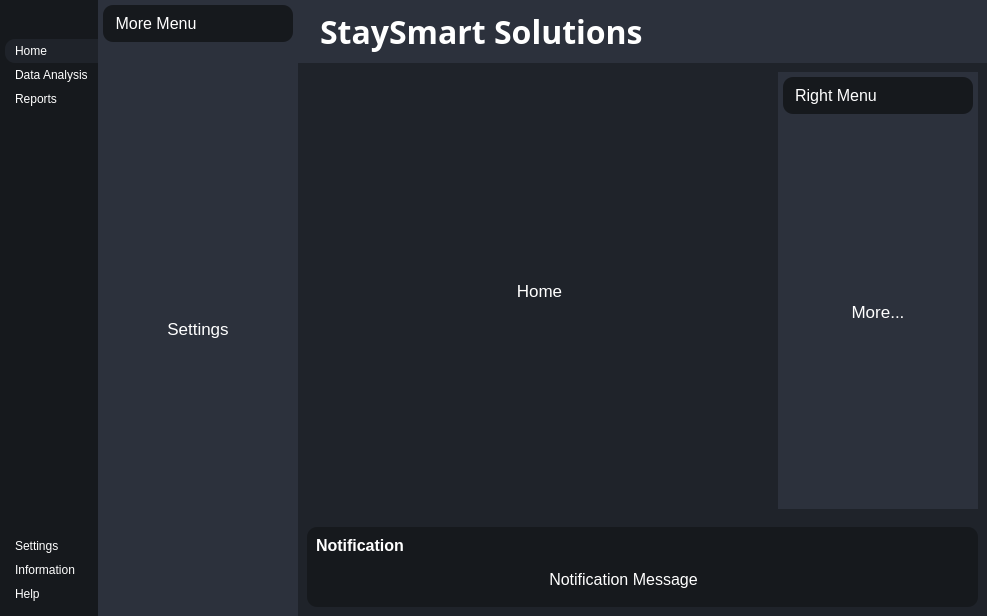
<?xml version="1.0" encoding="UTF-8"?>
<ui version="4.0">
 <class>MainWindow</class>
 <widget class="QMainWindow" name="MainWindow">
  <property name="geometry">
   <rect>
    <x>0</x>
    <y>0</y>
    <width>987</width>
    <height>616</height>
   </rect>
  </property>
  <property name="windowTitle">
   <string>MainWindow</string>
  </property>
  <property name="styleSheet">
   <string notr="true">*{
	border: none;
	background-color: transparent;
	background: transparent;
	padding: 0;
	margin: 0;
	color:#fff;
}
#centralwidget{
	background-color: #1f232a;
}
#leftMenuSubContainer{
	background-color: #16191d;
}
#leftMenuSubContainer QPushButton{
	text-align: left;
	padding: 5px 10px;
	border-top-left-radius: 10px;
	border-bottom-left-radius: 10px;
}
#centerMenuSubContainer, #rightMenuSubContainer{
	background-color: #2c313c;
}
#frame_4, #frame_8, #popUpNotificationSubContainer{
	background-color: #16191d;
	border-radius: 10px;
}
#headerContainer{
	background-color: #2c313c;
}
</string>
  </property>
  <widget class="QWidget" name="centralwidget">
   <layout class="QHBoxLayout" name="horizontalLayout">
    <property name="spacing">
     <number>0</number>
    </property>
    <property name="leftMargin">
     <number>0</number>
    </property>
    <property name="topMargin">
     <number>0</number>
    </property>
    <property name="rightMargin">
     <number>0</number>
    </property>
    <property name="bottomMargin">
     <number>0</number>
    </property>
    <item alignment="Qt::AlignLeft">
     <widget class="QWidget" name="leftMenuContainer" native="true">
      <layout class="QVBoxLayout" name="verticalLayout">
       <property name="spacing">
        <number>0</number>
       </property>
       <property name="leftMargin">
        <number>0</number>
       </property>
       <property name="topMargin">
        <number>0</number>
       </property>
       <property name="rightMargin">
        <number>0</number>
       </property>
       <property name="bottomMargin">
        <number>0</number>
       </property>
       <item alignment="Qt::AlignLeft">
        <widget class="QWidget" name="leftMenuSubContainer" native="true">
         <layout class="QVBoxLayout" name="verticalLayout_2">
          <property name="spacing">
           <number>0</number>
          </property>
          <property name="leftMargin">
           <number>5</number>
          </property>
          <property name="topMargin">
           <number>5</number>
          </property>
          <property name="rightMargin">
           <number>0</number>
          </property>
          <property name="bottomMargin">
           <number>0</number>
          </property>
          <item alignment="Qt::AlignTop">
           <widget class="QFrame" name="frame">
            <property name="frameShape">
             <enum>QFrame::StyledPanel</enum>
            </property>
            <property name="frameShadow">
             <enum>QFrame::Raised</enum>
            </property>
            <layout class="QHBoxLayout" name="horizontalLayout_2">
             <property name="spacing">
              <number>0</number>
             </property>
             <property name="leftMargin">
              <number>0</number>
             </property>
             <property name="topMargin">
              <number>0</number>
             </property>
             <property name="rightMargin">
              <number>0</number>
             </property>
             <property name="bottomMargin">
              <number>0</number>
             </property>
             <item>
              <widget class="QPushButton" name="menuBtn">
               <property name="toolTip">
                <string>Menu</string>
               </property>
               <property name="text">
                <string/>
               </property>
               <property name="icon">
                <iconset resource="resources.qrc">
                 <normaloff>:/icons/Icons/align-justify.svg</normaloff>:/icons/Icons/align-justify.svg</iconset>
               </property>
               <property name="iconSize">
                <size>
                 <width>24</width>
                 <height>24</height>
                </size>
               </property>
              </widget>
             </item>
            </layout>
           </widget>
          </item>
          <item alignment="Qt::AlignTop">
           <widget class="QFrame" name="frame_2">
            <property name="sizePolicy">
             <sizepolicy hsizetype="Preferred" vsizetype="Preferred">
              <horstretch>0</horstretch>
              <verstretch>0</verstretch>
             </sizepolicy>
            </property>
            <property name="frameShape">
             <enum>QFrame::StyledPanel</enum>
            </property>
            <property name="frameShadow">
             <enum>QFrame::Raised</enum>
            </property>
            <layout class="QVBoxLayout" name="verticalLayout_3">
             <property name="spacing">
              <number>0</number>
             </property>
             <property name="leftMargin">
              <number>0</number>
             </property>
             <property name="topMargin">
              <number>10</number>
             </property>
             <property name="rightMargin">
              <number>0</number>
             </property>
             <property name="bottomMargin">
              <number>10</number>
             </property>
             <item>
              <widget class="QPushButton" name="homeBtn">
               <property name="toolTip">
                <string>Home</string>
               </property>
               <property name="styleSheet">
                <string notr="true">background-color: #1f232a;</string>
               </property>
               <property name="text">
                <string>Home</string>
               </property>
               <property name="icon">
                <iconset resource="resources.qrc">
                 <normaloff>:/icons/Icons/home.svg</normaloff>:/icons/Icons/home.svg</iconset>
               </property>
               <property name="iconSize">
                <size>
                 <width>24</width>
                 <height>24</height>
                </size>
               </property>
              </widget>
             </item>
             <item>
              <widget class="QPushButton" name="dataBtn">
               <property name="toolTip">
                <string>Data Analysis</string>
               </property>
               <property name="text">
                <string>Data Analysis</string>
               </property>
               <property name="icon">
                <iconset resource="resources.qrc">
                 <normaloff>:/icons/Icons/list.svg</normaloff>:/icons/Icons/list.svg</iconset>
               </property>
               <property name="iconSize">
                <size>
                 <width>24</width>
                 <height>24</height>
                </size>
               </property>
              </widget>
             </item>
             <item>
              <widget class="QPushButton" name="reportBtn">
               <property name="toolTip">
                <string>Reports</string>
               </property>
               <property name="text">
                <string>Reports</string>
               </property>
               <property name="icon">
                <iconset resource="resources.qrc">
                 <normaloff>:/icons/Icons/printer.svg</normaloff>:/icons/Icons/printer.svg</iconset>
               </property>
               <property name="iconSize">
                <size>
                 <width>24</width>
                 <height>24</height>
                </size>
               </property>
              </widget>
             </item>
            </layout>
           </widget>
          </item>
          <item>
           <spacer name="verticalSpacer">
            <property name="orientation">
             <enum>Qt::Vertical</enum>
            </property>
            <property name="sizeHint" stdset="0">
             <size>
              <width>20</width>
              <height>40</height>
             </size>
            </property>
           </spacer>
          </item>
          <item alignment="Qt::AlignBottom">
           <widget class="QFrame" name="frame_3">
            <property name="frameShape">
             <enum>QFrame::StyledPanel</enum>
            </property>
            <property name="frameShadow">
             <enum>QFrame::Raised</enum>
            </property>
            <layout class="QVBoxLayout" name="verticalLayout_4">
             <property name="spacing">
              <number>0</number>
             </property>
             <property name="leftMargin">
              <number>0</number>
             </property>
             <property name="topMargin">
              <number>10</number>
             </property>
             <property name="rightMargin">
              <number>0</number>
             </property>
             <property name="bottomMargin">
              <number>10</number>
             </property>
             <item>
              <widget class="QPushButton" name="settingsBtn">
               <property name="toolTip">
                <string>Settings</string>
               </property>
               <property name="text">
                <string>Settings</string>
               </property>
               <property name="icon">
                <iconset resource="resources.qrc">
                 <normaloff>:/icons/Icons/settings.svg</normaloff>:/icons/Icons/settings.svg</iconset>
               </property>
               <property name="iconSize">
                <size>
                 <width>24</width>
                 <height>24</height>
                </size>
               </property>
              </widget>
             </item>
             <item>
              <widget class="QPushButton" name="infoBtn">
               <property name="toolTip">
                <string>Information</string>
               </property>
               <property name="text">
                <string>Information</string>
               </property>
               <property name="icon">
                <iconset resource="resources.qrc">
                 <normaloff>:/icons/Icons/info.svg</normaloff>:/icons/Icons/info.svg</iconset>
               </property>
               <property name="iconSize">
                <size>
                 <width>24</width>
                 <height>24</height>
                </size>
               </property>
              </widget>
             </item>
             <item>
              <widget class="QPushButton" name="helpBtn">
               <property name="toolTip">
                <string>Help</string>
               </property>
               <property name="text">
                <string>Help</string>
               </property>
               <property name="icon">
                <iconset resource="resources.qrc">
                 <normaloff>:/icons/Icons/help-circle.svg</normaloff>:/icons/Icons/help-circle.svg</iconset>
               </property>
               <property name="iconSize">
                <size>
                 <width>24</width>
                 <height>24</height>
                </size>
               </property>
              </widget>
             </item>
            </layout>
           </widget>
          </item>
         </layout>
        </widget>
       </item>
      </layout>
     </widget>
    </item>
    <item>
     <widget class="QWidget" name="centerMenuContainer" native="true">
      <property name="minimumSize">
       <size>
        <width>200</width>
        <height>0</height>
       </size>
      </property>
      <layout class="QVBoxLayout" name="verticalLayout_5">
       <property name="spacing">
        <number>0</number>
       </property>
       <property name="leftMargin">
        <number>0</number>
       </property>
       <property name="topMargin">
        <number>0</number>
       </property>
       <property name="rightMargin">
        <number>0</number>
       </property>
       <property name="bottomMargin">
        <number>0</number>
       </property>
       <item alignment="Qt::AlignLeft">
        <widget class="QWidget" name="centerMenuSubContainer" native="true">
         <property name="minimumSize">
          <size>
           <width>200</width>
           <height>0</height>
          </size>
         </property>
         <layout class="QVBoxLayout" name="verticalLayout_6">
          <property name="spacing">
           <number>5</number>
          </property>
          <property name="leftMargin">
           <number>5</number>
          </property>
          <property name="topMargin">
           <number>5</number>
          </property>
          <property name="rightMargin">
           <number>5</number>
          </property>
          <property name="bottomMargin">
           <number>5</number>
          </property>
          <item alignment="Qt::AlignTop">
           <widget class="QFrame" name="frame_4">
            <property name="frameShape">
             <enum>QFrame::StyledPanel</enum>
            </property>
            <property name="frameShadow">
             <enum>QFrame::Raised</enum>
            </property>
            <layout class="QHBoxLayout" name="horizontalLayout_3">
             <property name="leftMargin">
              <number>12</number>
             </property>
             <item alignment="Qt::AlignVCenter">
              <widget class="QLabel" name="label">
               <property name="font">
                <font>
                 <pointsize>12</pointsize>
                </font>
               </property>
               <property name="text">
                <string>More Menu</string>
               </property>
               <property name="alignment">
                <set>Qt::AlignCenter</set>
               </property>
              </widget>
             </item>
             <item alignment="Qt::AlignRight|Qt::AlignVCenter">
              <widget class="QPushButton" name="pushButton">
               <property name="toolTip">
                <string>Close Menu</string>
               </property>
               <property name="text">
                <string/>
               </property>
               <property name="icon">
                <iconset resource="resources.qrc">
                 <normaloff>:/icons/Icons/x-circle.svg</normaloff>:/icons/Icons/x-circle.svg</iconset>
               </property>
               <property name="iconSize">
                <size>
                 <width>24</width>
                 <height>24</height>
                </size>
               </property>
              </widget>
             </item>
            </layout>
           </widget>
          </item>
          <item>
           <widget class="QStackedWidget" name="stackedWidget">
            <property name="minimumSize">
             <size>
              <width>0</width>
              <height>0</height>
             </size>
            </property>
            <property name="currentIndex">
             <number>0</number>
            </property>
            <widget class="QWidget" name="page_3">
             <layout class="QVBoxLayout" name="verticalLayout_7">
              <item>
               <widget class="QLabel" name="label_2">
                <property name="font">
                 <font>
                  <pointsize>13</pointsize>
                  <bold>false</bold>
                 </font>
                </property>
                <property name="text">
                 <string>Settings</string>
                </property>
                <property name="alignment">
                 <set>Qt::AlignCenter</set>
                </property>
               </widget>
              </item>
             </layout>
            </widget>
            <widget class="QWidget" name="page_4">
             <layout class="QVBoxLayout" name="verticalLayout_8">
              <item>
               <widget class="QLabel" name="label_3">
                <property name="font">
                 <font>
                  <pointsize>13</pointsize>
                  <bold>false</bold>
                 </font>
                </property>
                <property name="text">
                 <string>Information</string>
                </property>
                <property name="alignment">
                 <set>Qt::AlignCenter</set>
                </property>
               </widget>
              </item>
             </layout>
            </widget>
            <widget class="QWidget" name="page_5">
             <layout class="QVBoxLayout" name="verticalLayout_9">
              <item>
               <widget class="QLabel" name="label_4">
                <property name="font">
                 <font>
                  <pointsize>13</pointsize>
                  <bold>false</bold>
                 </font>
                </property>
                <property name="text">
                 <string>Help</string>
                </property>
                <property name="alignment">
                 <set>Qt::AlignCenter</set>
                </property>
               </widget>
              </item>
             </layout>
            </widget>
           </widget>
          </item>
         </layout>
        </widget>
       </item>
      </layout>
     </widget>
    </item>
    <item>
     <widget class="QWidget" name="mainBodyContainer" native="true">
      <property name="sizePolicy">
       <sizepolicy hsizetype="Expanding" vsizetype="Preferred">
        <horstretch>0</horstretch>
        <verstretch>0</verstretch>
       </sizepolicy>
      </property>
      <property name="styleSheet">
       <string notr="true"/>
      </property>
      <layout class="QVBoxLayout" name="verticalLayout_10">
       <property name="spacing">
        <number>0</number>
       </property>
       <property name="leftMargin">
        <number>0</number>
       </property>
       <property name="topMargin">
        <number>0</number>
       </property>
       <property name="rightMargin">
        <number>0</number>
       </property>
       <property name="bottomMargin">
        <number>0</number>
       </property>
       <item alignment="Qt::AlignTop">
        <widget class="QWidget" name="headerContainer" native="true">
         <layout class="QHBoxLayout" name="horizontalLayout_5">
          <item alignment="Qt::AlignLeft">
           <widget class="QFrame" name="frame_5">
            <property name="frameShape">
             <enum>QFrame::StyledPanel</enum>
            </property>
            <property name="frameShadow">
             <enum>QFrame::Raised</enum>
            </property>
            <layout class="QHBoxLayout" name="horizontalLayout_7">
             <property name="spacing">
              <number>6</number>
             </property>
             <property name="leftMargin">
              <number>0</number>
             </property>
             <property name="topMargin">
              <number>0</number>
             </property>
             <property name="rightMargin">
              <number>0</number>
             </property>
             <property name="bottomMargin">
              <number>0</number>
             </property>
             <item>
              <widget class="QLabel" name="label_5">
               <property name="maximumSize">
                <size>
                 <width>60</width>
                 <height>60</height>
                </size>
               </property>
               <property name="text">
                <string/>
               </property>
               <property name="pixmap">
                <pixmap resource="resources.qrc">:/images/StaySmart Logo 1.png</pixmap>
               </property>
               <property name="scaledContents">
                <bool>true</bool>
               </property>
              </widget>
             </item>
             <item alignment="Qt::AlignVCenter">
              <widget class="QLabel" name="label_6">
               <property name="font">
                <font>
                 <family>Nirmala UI Semilight</family>
                 <pointsize>24</pointsize>
                 <bold>true</bold>
                </font>
               </property>
               <property name="text">
                <string>StaySmart Solutions</string>
               </property>
              </widget>
             </item>
            </layout>
           </widget>
          </item>
          <item alignment="Qt::AlignHCenter">
           <widget class="QFrame" name="frame_6">
            <property name="frameShape">
             <enum>QFrame::StyledPanel</enum>
            </property>
            <property name="frameShadow">
             <enum>QFrame::Raised</enum>
            </property>
            <layout class="QHBoxLayout" name="horizontalLayout_6">
             <property name="leftMargin">
              <number>0</number>
             </property>
             <property name="topMargin">
              <number>0</number>
             </property>
             <property name="rightMargin">
              <number>0</number>
             </property>
             <property name="bottomMargin">
              <number>0</number>
             </property>
             <item>
              <widget class="QPushButton" name="pushButton_6">
               <property name="toolTip">
                <string>More</string>
               </property>
               <property name="text">
                <string/>
               </property>
               <property name="icon">
                <iconset resource="resources.qrc">
                 <normaloff>:/icons/Icons/more-horizontal.svg</normaloff>:/icons/Icons/more-horizontal.svg</iconset>
               </property>
               <property name="iconSize">
                <size>
                 <width>24</width>
                 <height>24</height>
                </size>
               </property>
              </widget>
             </item>
             <item>
              <widget class="QPushButton" name="pushButton_5">
               <property name="toolTip">
                <string>Profile</string>
               </property>
               <property name="text">
                <string/>
               </property>
               <property name="icon">
                <iconset resource="resources.qrc">
                 <normaloff>:/icons/Icons/user.svg</normaloff>:/icons/Icons/user.svg</iconset>
               </property>
               <property name="iconSize">
                <size>
                 <width>24</width>
                 <height>24</height>
                </size>
               </property>
              </widget>
             </item>
            </layout>
           </widget>
          </item>
          <item alignment="Qt::AlignRight">
           <widget class="QFrame" name="frame_7">
            <property name="frameShape">
             <enum>QFrame::StyledPanel</enum>
            </property>
            <property name="frameShadow">
             <enum>QFrame::Raised</enum>
            </property>
            <layout class="QHBoxLayout" name="horizontalLayout_4">
             <property name="leftMargin">
              <number>0</number>
             </property>
             <property name="topMargin">
              <number>0</number>
             </property>
             <property name="rightMargin">
              <number>0</number>
             </property>
             <property name="bottomMargin">
              <number>0</number>
             </property>
             <item>
              <widget class="QPushButton" name="pushButton_4">
               <property name="toolTip">
                <string>Minimize Window</string>
               </property>
               <property name="text">
                <string/>
               </property>
               <property name="icon">
                <iconset resource="resources.qrc">
                 <normaloff>:/icons/Icons/minus.svg</normaloff>:/icons/Icons/minus.svg</iconset>
               </property>
              </widget>
             </item>
             <item>
              <widget class="QPushButton" name="pushButton_2">
               <property name="toolTip">
                <string>Maximize Window</string>
               </property>
               <property name="text">
                <string/>
               </property>
               <property name="icon">
                <iconset resource="resources.qrc">
                 <normaloff>:/icons/Icons/square.svg</normaloff>:/icons/Icons/square.svg</iconset>
               </property>
              </widget>
             </item>
             <item>
              <widget class="QPushButton" name="pushButton_3">
               <property name="toolTip">
                <string>Close Window</string>
               </property>
               <property name="text">
                <string/>
               </property>
               <property name="icon">
                <iconset resource="resources.qrc">
                 <normaloff>:/icons/Icons/x.svg</normaloff>:/icons/Icons/x.svg</iconset>
               </property>
              </widget>
             </item>
            </layout>
           </widget>
          </item>
         </layout>
        </widget>
       </item>
       <item>
        <widget class="QWidget" name="mainBodyContent" native="true">
         <property name="sizePolicy">
          <sizepolicy hsizetype="Preferred" vsizetype="Expanding">
           <horstretch>0</horstretch>
           <verstretch>0</verstretch>
          </sizepolicy>
         </property>
         <layout class="QHBoxLayout" name="horizontalLayout_8">
          <item>
           <widget class="QWidget" name="mainContentsContainer" native="true">
            <layout class="QVBoxLayout" name="verticalLayout_15">
             <item>
              <widget class="QStackedWidget" name="stackedWidget_3">
               <widget class="QWidget" name="page_6">
                <layout class="QVBoxLayout" name="verticalLayout_16">
                 <item>
                  <widget class="QLabel" name="label_10">
                   <property name="font">
                    <font>
                     <pointsize>13</pointsize>
                     <bold>false</bold>
                    </font>
                   </property>
                   <property name="text">
                    <string>Home</string>
                   </property>
                   <property name="alignment">
                    <set>Qt::AlignCenter</set>
                   </property>
                  </widget>
                 </item>
                </layout>
               </widget>
               <widget class="QWidget" name="page_7">
                <layout class="QVBoxLayout" name="verticalLayout_17">
                 <item>
                  <widget class="QLabel" name="label_11">
                   <property name="font">
                    <font>
                     <pointsize>13</pointsize>
                     <bold>false</bold>
                    </font>
                   </property>
                   <property name="text">
                    <string>Data Analysis</string>
                   </property>
                   <property name="alignment">
                    <set>Qt::AlignCenter</set>
                   </property>
                  </widget>
                 </item>
                </layout>
               </widget>
               <widget class="QWidget" name="page_8">
                <layout class="QVBoxLayout" name="verticalLayout_18">
                 <item>
                  <widget class="QLabel" name="label_12">
                   <property name="font">
                    <font>
                     <pointsize>13</pointsize>
                     <bold>false</bold>
                    </font>
                   </property>
                   <property name="text">
                    <string>Reports</string>
                   </property>
                   <property name="alignment">
                    <set>Qt::AlignCenter</set>
                   </property>
                  </widget>
                 </item>
                </layout>
               </widget>
              </widget>
             </item>
            </layout>
           </widget>
          </item>
          <item alignment="Qt::AlignRight">
           <widget class="QWidget" name="rightMenuContainer" native="true">
            <property name="minimumSize">
             <size>
              <width>200</width>
              <height>0</height>
             </size>
            </property>
            <layout class="QVBoxLayout" name="verticalLayout_11">
             <property name="spacing">
              <number>0</number>
             </property>
             <property name="leftMargin">
              <number>0</number>
             </property>
             <property name="topMargin">
              <number>0</number>
             </property>
             <property name="rightMargin">
              <number>0</number>
             </property>
             <property name="bottomMargin">
              <number>0</number>
             </property>
             <item>
              <widget class="QWidget" name="rightMenuSubContainer" native="true">
               <property name="minimumSize">
                <size>
                 <width>200</width>
                 <height>0</height>
                </size>
               </property>
               <layout class="QVBoxLayout" name="verticalLayout_12">
                <property name="spacing">
                 <number>5</number>
                </property>
                <property name="leftMargin">
                 <number>5</number>
                </property>
                <property name="topMargin">
                 <number>5</number>
                </property>
                <property name="rightMargin">
                 <number>5</number>
                </property>
                <property name="bottomMargin">
                 <number>5</number>
                </property>
                <item>
                 <widget class="QFrame" name="frame_8">
                  <property name="frameShape">
                   <enum>QFrame::StyledPanel</enum>
                  </property>
                  <property name="frameShadow">
                   <enum>QFrame::Raised</enum>
                  </property>
                  <layout class="QHBoxLayout" name="horizontalLayout_9">
                   <property name="leftMargin">
                    <number>12</number>
                   </property>
                   <item alignment="Qt::AlignVCenter">
                    <widget class="QLabel" name="label_7">
                     <property name="font">
                      <font>
                       <pointsize>12</pointsize>
                      </font>
                     </property>
                     <property name="text">
                      <string>Right Menu</string>
                     </property>
                     <property name="alignment">
                      <set>Qt::AlignCenter</set>
                     </property>
                    </widget>
                   </item>
                   <item alignment="Qt::AlignRight|Qt::AlignVCenter">
                    <widget class="QPushButton" name="pushButton_7">
                     <property name="toolTip">
                      <string>Close Menu</string>
                     </property>
                     <property name="text">
                      <string/>
                     </property>
                     <property name="icon">
                      <iconset resource="resources.qrc">
                       <normaloff>:/icons/Icons/x-circle.svg</normaloff>:/icons/Icons/x-circle.svg</iconset>
                     </property>
                     <property name="iconSize">
                      <size>
                       <width>24</width>
                       <height>24</height>
                      </size>
                     </property>
                    </widget>
                   </item>
                  </layout>
                 </widget>
                </item>
                <item>
                 <widget class="QStackedWidget" name="stackedWidget_2">
                  <property name="currentIndex">
                   <number>1</number>
                  </property>
                  <widget class="QWidget" name="page">
                   <layout class="QVBoxLayout" name="verticalLayout_13">
                    <item>
                     <widget class="QLabel" name="label_8">
                      <property name="font">
                       <font>
                        <pointsize>13</pointsize>
                        <bold>false</bold>
                       </font>
                      </property>
                      <property name="text">
                       <string>Profile</string>
                      </property>
                      <property name="alignment">
                       <set>Qt::AlignCenter</set>
                      </property>
                     </widget>
                    </item>
                   </layout>
                  </widget>
                  <widget class="QWidget" name="page_2">
                   <layout class="QVBoxLayout" name="verticalLayout_14">
                    <item>
                     <widget class="QLabel" name="label_9">
                      <property name="font">
                       <font>
                        <pointsize>13</pointsize>
                        <bold>false</bold>
                       </font>
                      </property>
                      <property name="text">
                       <string>More...</string>
                      </property>
                      <property name="alignment">
                       <set>Qt::AlignCenter</set>
                      </property>
                     </widget>
                    </item>
                   </layout>
                  </widget>
                 </widget>
                </item>
               </layout>
              </widget>
             </item>
            </layout>
           </widget>
          </item>
         </layout>
        </widget>
       </item>
       <item>
        <widget class="QWidget" name="popUpNotificationContainer" native="true">
         <layout class="QVBoxLayout" name="verticalLayout_19">
          <item>
           <widget class="QWidget" name="popUpNotificationSubContainer" native="true">
            <layout class="QVBoxLayout" name="verticalLayout_20">
             <item>
              <widget class="QLabel" name="label_14">
               <property name="font">
                <font>
                 <pointsize>12</pointsize>
                 <bold>true</bold>
                </font>
               </property>
               <property name="text">
                <string>Notification</string>
               </property>
              </widget>
             </item>
             <item>
              <widget class="QFrame" name="frame_9">
               <property name="frameShape">
                <enum>QFrame::StyledPanel</enum>
               </property>
               <property name="frameShadow">
                <enum>QFrame::Raised</enum>
               </property>
               <layout class="QHBoxLayout" name="horizontalLayout_10">
                <item>
                 <widget class="QLabel" name="label_13">
                  <property name="sizePolicy">
                   <sizepolicy hsizetype="Expanding" vsizetype="Preferred">
                    <horstretch>0</horstretch>
                    <verstretch>0</verstretch>
                   </sizepolicy>
                  </property>
                  <property name="font">
                   <font>
                    <pointsize>12</pointsize>
                   </font>
                  </property>
                  <property name="text">
                   <string>Notification Message</string>
                  </property>
                  <property name="alignment">
                   <set>Qt::AlignCenter</set>
                  </property>
                 </widget>
                </item>
                <item>
                 <widget class="QPushButton" name="pushButton_8">
                  <property name="text">
                   <string/>
                  </property>
                  <property name="icon">
                   <iconset resource="resources.qrc">
                    <normaloff>:/icons/Icons/x.svg</normaloff>:/icons/Icons/x.svg</iconset>
                  </property>
                  <property name="iconSize">
                   <size>
                    <width>20</width>
                    <height>20</height>
                   </size>
                  </property>
                 </widget>
                </item>
               </layout>
              </widget>
             </item>
            </layout>
           </widget>
          </item>
         </layout>
        </widget>
       </item>
      </layout>
     </widget>
    </item>
   </layout>
  </widget>
 </widget>
 <resources>
  <include location="resources.qrc"/>
 </resources>
 <connections/>
</ui>
